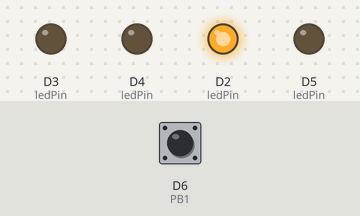
A sketch run on a simulated ESP8266 (NodeMCU). On the bench: output pins drawn as LEDs (lit = HIGH). The inputs (shaded band) are chosen by the test bench; at power-on: D6 (PB1) HIGH. Random numbers use the default seed unless the sketch sets one.

Above: at 1.2 s.
1.3 s: D6 (PB1) pulled LOW for 3.2 s
At 1.3 s:
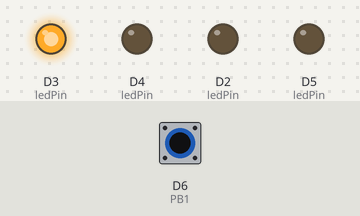
At 3.0 s:
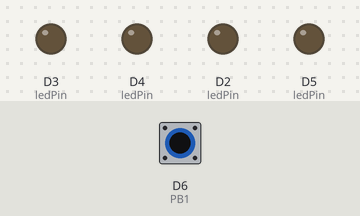
Timing chart, 0 to 15.0 s (numbered marks = the images above; inputs shaded):
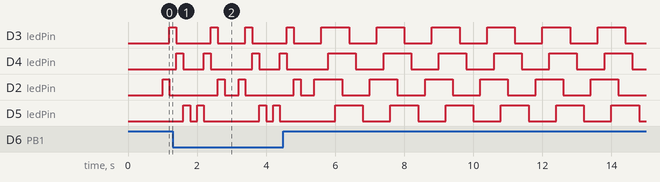

The sketch:

T22-Praktikum_Variasi_Program_Running_LED_Menyala_ModeTOmbol.ino
```cpp
//definisikan Pin yang digunakan
const int LED1 = D2;
const int LED2 = D3;
const int LED3 = D4;
const int LED4 = D5;
const int PB1 = D6;

//buat array dari variabel Pin yang akan digunakan untuk perulangan
int ledPin[]={LED1,LED2,LED3,LED4};
//buat variabel untuk delay
int nDelay = 200;
//buat variabel untuk mode tombol
int statusTombol = 0;
int konter = 0;
int statusTerakhirTombol = 0;
//buat variabel untuk millis
unsigned long waktuSebelum = 0;
unsigned long interval = 1000;

void setup() {
  //inisialisasi PB1 Sebagai inputan PushButton
  pinMode(PB1, INPUT_PULLUP);
  //perulangan untuk menentukan pin menjadi output
  for(int i = 0; i < 4; i++){
    pinMode(ledPin[i], OUTPUT);
  }
}

void loop() {
  //baca input tombol
  statusTombol = digitalRead(PB1);
  if (statusTombol != statusTerakhirTombol){
    if (statusTombol == HIGH){
      konter++;
    } else
    {
    }
    delay(nDelay);
  }
  statusTerakhirTombol = statusTombol;
  if (konter > 3){
    konter = 0;
  }
  //inisialisasi millis
  unsigned long waktuSekarang = millis();
  if(waktuSekarang - waktuSebelum >= interval){
    if (konter == 1)
    {
      //perulangan untuk menghidupmatikan led
      for(int i = 0; i < 4; i++){
          digitalWrite(ledPin[i], HIGH);
          delay(nDelay);
          digitalWrite(ledPin[i], LOW);
        }
      for(int i = 4; i >= 0; i--){
          digitalWrite(ledPin[i], HIGH);
          delay(nDelay);
          digitalWrite(ledPin[i], LOW);
        }
      delay(nDelay);
    }
    else if (konter == 2)
    {
      //perulangan untuk menghidupmatikan led
      for(int i = 0; i < 4; i++)
      {
          digitalWrite(ledPin[i], HIGH);
          delay(nDelay);
      }
      for(int j = 0; j < 4; j++)
      {
        digitalWrite(ledPin[j], LOW);
        delay(nDelay);
      }
    }
    else if (konter == 3)
    {
      //buat variabel untuk pengacakan
      int acak = random(4);
      //perulangan untuk menghidupmatikan led
      digitalWrite(ledPin[acak], HIGH);
      delay(nDelay);
      digitalWrite(ledPin[acak], LOW);
    }
    waktuSebelum = waktuSekarang;
  }
}
```
